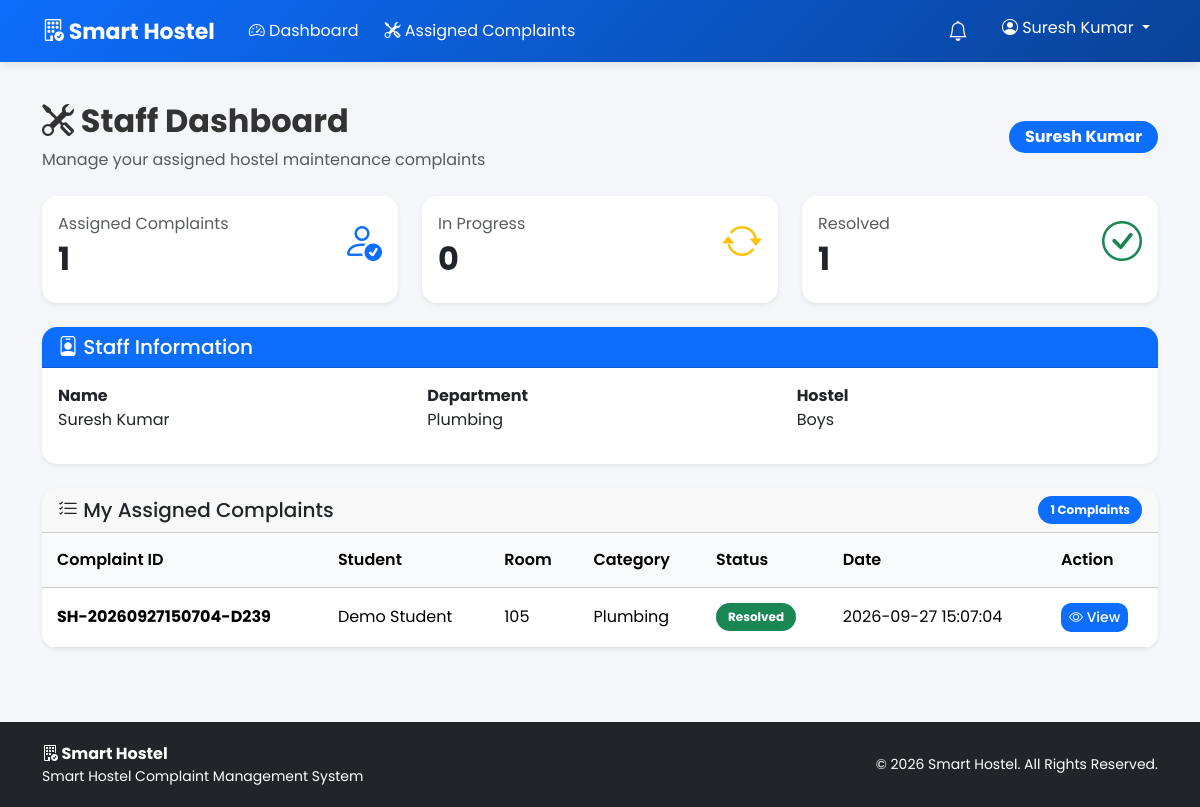
Screenshot of /staff/dashboard (signed in) with the database file from the repository.
### tables this page shows
CREATE TABLE users (
            id INTEGER PRIMARY KEY AUTOINCREMENT,
            roll_number TEXT UNIQUE,
            username TEXT UNIQUE NOT NULL,
            password TEXT NOT NULL,
            name TEXT NOT NULL,
            role TEXT NOT NULL,
            hostel_type TEXT
        , created_at TEXT);

CREATE TABLE staff (
            id INTEGER PRIMARY KEY AUTOINCREMENT,
            user_id INTEGER UNIQUE,
            name TEXT NOT NULL,
            phone TEXT,
            department TEXT NOT NULL,
            hostel_type TEXT NOT NULL, created_at TEXT,
            FOREIGN KEY (user_id)
                REFERENCES users(id)
                ON DELETE CASCADE
        );

CREATE TABLE complaints (
            id INTEGER PRIMARY KEY AUTOINCREMENT,
            complaint_id TEXT UNIQUE NOT NULL,
            student_id INTEGER NOT NULL,
            hostel_type TEXT NOT NULL,
            room_number TEXT NOT NULL,
            category TEXT NOT NULL,
            description TEXT NOT NULL,
            photo TEXT,
            status TEXT NOT NULL DEFAULT 'Submitted',
            assigned_staff_id INTEGER,
            created_at TEXT NOT NULL,
            resolved_at TEXT, resolution_photo TEXT, feedback_rating INTEGER, feedback_comment TEXT, feedback_at TEXT,
            FOREIGN KEY (student_id)
                REFERENCES users(id)
                ON DELETE CASCADE,
            FOREIGN KEY (assigned_staff_id)
                REFERENCES staff(id)
                ON DELETE SET NULL
        );

### app.py (the view, shortened to what this page needs)
@app.route("/staff/dashboard")
def staff_dashboard():
    if not role_required("staff"):
        return redirect(url_for("login"))
    conn = get_db()
    user = conn.execute("""
        SELECT *
        FROM users
        WHERE id = ?
    """, (
        session["user_id"],
    )).fetchone()
    staff = conn.execute("""
        SELECT *
        FROM staff
        WHERE user_id = ?
    """, (
        session["user_id"],
    )).fetchone()
    assigned = conn.execute("""
        SELECT COUNT(*) AS count
        FROM complaints
        WHERE assigned_staff_id = ?
    """, (
        staff["id"],
    )).fetchone()["count"]
    in_progress = conn.execute("""
        SELECT COUNT(*) AS count
        FROM complaints
        WHERE assigned_staff_id = ?
          AND status = 'In Progress'
    """, (
        staff["id"],
    )).fetchone()["count"]
    resolved = conn.execute("""
        SELECT COUNT(*) AS count
        FROM complaints
        WHERE assigned_staff_id = ?
          AND status = 'Resolved'
    """, (
        staff["id"],
    )).fetchone()["count"]
    complaints = conn.execute("""
        SELECT
            c.*,
            u.name AS student_name,
            u.roll_number
        FROM complaints c
        JOIN users u
            ON c.student_id = u.id
        WHERE c.assigned_staff_id = ?
        ORDER BY c.id DESC
        LIMIT 10
    """, (
        staff["id"],
    )).fetchall()
    conn.close()
    stats = {
        "assigned": assigned,
        "in_progress": in_progress,
        "resolved": resolved
    }
    return render_template(
        "staff/dashboard.html",
        user=user,
        staff=staff,
        stats=stats,
        complaints=complaints
    )

### app.py (called while the page is built)
def get_db():
    conn = sqlite3.connect(
        DATABASE,
        timeout=30,
        check_same_thread=False
    )
    conn.row_factory = sqlite3.Row
    try:
        conn.execute("PRAGMA busy_timeout = 30000")
        conn.execute("PRAGMA journal_mode = WAL")
        conn.execute("PRAGMA foreign_keys = ON")
    except sqlite3.Error:
        pass
    return conn

def role_required(*roles):
    if "user_id" not in session:
        return False
    return session.get("role") in roles

### templates/staff/dashboard.html (shortened to what this page needs)
{% extends "base.html" %}
{% block content %}
<div class="container py-4">
    <div class="d-flex justify-content-between align-items-center mb-4">
        <div>
            <h2 class="fw-bold">
                <i class="bi bi-tools"></i> Staff Dashboard
            </h2>
            <p class="text-muted mb-0">
                Manage your assigned hostel maintenance complaints
            </p>
        </div>
        <span class="badge bg-primary fs-6 px-3 py-2">
            {{ user['name'] }}
        </span>
    </div>
    <div class="row g-4 mb-4">
        <div class="col-md-4">
            <div class="card shadow-sm border-0 h-100">
                <div class="card-body">
                    <div class="d-flex justify-content-between">
                        <div>
                            <p class="text-muted mb-1">Assigned Complaints</p>
                            <h2 class="fw-bold">{{ stats.assigned }}</h2>
                        </div>
                        <i class="bi bi-person-check fs-1 text-primary"></i>
                    </div>
                </div>
            </div>
        </div>
        <div class="col-md-4">
            <div class="card shadow-sm border-0 h-100">
                <div class="card-body">
                    <div class="d-flex justify-content-between">
                        <div>
                            <p class="text-muted mb-1">In Progress</p>
                            <h2 class="fw-bold">{{ stats.in_progress }}</h2>
                        </div>
                        <i class="bi bi-arrow-repeat fs-1 text-warning"></i>
                    </div>
                </div>
            </div>
        </div>
        <div class="col-md-4">
            <div class="card shadow-sm border-0 h-100">
                <div class="card-body">
                    <div class="d-flex justify-content-between">
                        <div>
                            <p class="text-muted mb-1">Resolved</p>
                            <h2 class="fw-bold">{{ stats.resolved }}</h2>
                        </div>
                        <i class="bi bi-check-circle fs-1 text-success"></i>
                    </div>
                </div>
            </div>
        </div>
    </div>
    <div class="card shadow-sm border-0 mb-4">
        <div class="card-header bg-primary text-white">
            <h5 class="mb-0">
                <i class="bi bi-person-badge"></i>
                Staff Information
            </h5>
        </div>
        <div class="card-body">
            <div class="row">
                <div class="col-md-4 mb-3">
                    <strong>Name</strong>
                    <p class="mb-0">{{ user['name'] }}</p>
                </div>
                <div class="col-md-4 mb-3">
                    <strong>Department</strong>
                    <p class="mb-0">{{ staff['department'] }}</p>
                </div>
                <div class="col-md-4 mb-3">
                    <strong>Hostel</strong>
                    <p class="mb-0">{{ staff['hostel_type'] }}</p>
                </div>
            </div>
        </div>
    </div>
    <div class="card shadow-sm border-0">
        <div class="card-header d-flex justify-content-between align-items-center">
            <h5 class="mb-0">
                <i class="bi bi-list-check"></i>
                My Assigned Complaints
            </h5>
            <span class="badge bg-primary">
                {{ complaints|length }} Complaints
            </span>
        </div>
        <div class="card-body p-0">
            {% if complaints %}
            <div class="table-responsive">
                <table class="table table-hover mb-0 align-middle">
                    <thead class="table-light">
                        <tr>
                            <th>Complaint ID</th>
                            <th>Student</th>
                            <th>Room</th>
                            <th>Category</th>
                            <th>Status</th>
                            <th>Date</th>
                            <th>Action</th>
                        </tr>
                    </thead>
                    <tbody>
                    {% for complaint in complaints %}
                        <tr>
                            <td>
                                <strong>{{ complaint['complaint_id'] }}</strong>
                            </td>
                            <td>
                                {{ complaint['student_name'] }}
                            </td>
                            <td>
                                {{ complaint['room_number'] }}
                            </td>
                            <td>
                                {{ complaint['category'] }}
                            </td>
                            <td>
                                {% if complaint['status'] == 'Submitted' %}
                                    <span class="badge bg-secondary">
                                        Submitted
                                    </span>
                                {% elif complaint['status'] == 'Assigned' %}
                                    <span class="badge bg-primary">
                                        Assigned
                                    </span>
                                {% elif complaint['status'] == 'In Progress' %}
                                    <span class="badge bg-warning text-dark">
                                        In Progress
                                    </span>
                                {% elif complaint['status'] == 'Resolved' %}
                                    <span class="badge bg-success">
                                        Resolved
                                    </span>
                                {% endif %}
                            </td>
                            <td>
                                {{ complaint['created_at'] }}
                            </td>
                            <td>
                                <a href="{{ url_for(
                                    'staff_complaint_details',
                                    complaint_id=complaint['id']
                                ) }}"
                                   class="btn btn-sm btn-primary">
                                    <i class="bi bi-eye"></i>
                                    View
                                </a>
                            </td>
                        </tr>
                    {% endfor %}
                    </tbody>
                </table>
            </div>
            {% endif %}
        </div>
    </div>
</div>
{% endblock %}

### static/css/style.css (style rules this page uses)
* { margin:0; padding:0; box-sizing:border-box; }
body { font-family:'Poppins',sans-serif; background:#f4f6f9; color:#333; min-height:100vh; }
.card { border:none; border-radius:15px; overflow:hidden; transition:0.3s; }
.card-header { font-weight:600; }
.btn { border-radius:10px; font-weight:500; }
.btn-primary { background:#0d6efd; border:none; }
.table { margin-bottom:0; }
.table thead { background:#f1f3f5; }
.table th { font-weight:600; padding:15px; }
.table td { padding:15px; vertical-align:middle; }
.badge { padding:8px 12px; border-radius:20px; font-size:12px; }

### rows the page displays
users: name "Suresh Kumar"
staff: department "Plumbing", hostel_type "Boys"
complaints: complaint_id "SH-20260927150704-D239", student_name "Demo Student", room_number "105", category "Plumbing", status "Resolved", created_at "2026-09-27 15:07:04"

### other values shown
{{ session.get('name', 'User') }} "Suresh Kumar"
{{ stats.assigned }} "1"
{{ stats.in_progress }} "0"
{{ stats.resolved }} "1"
{{ complaints|length }} "1"
